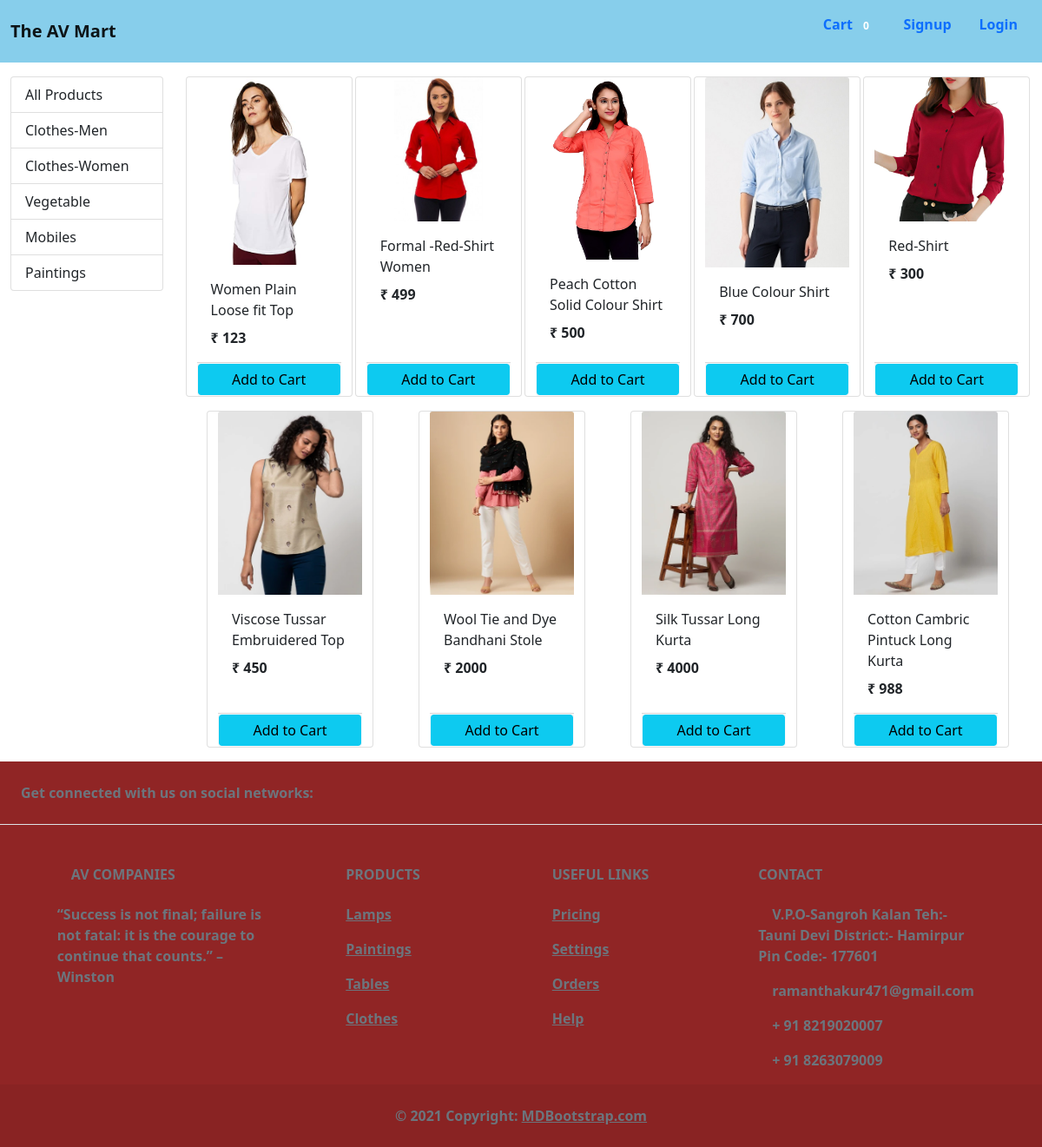
The app's page /?category=2 with its own data.
### store/models/category.py (models this page shows, shortened)
class Category(models.Model):
    name = models.CharField(max_length=20)
    @staticmethod
    def get_all_categories():
        return Category.objects.all()

### store/models/product.py (models this page shows, shortened)
class Product(models.Model):
    name = models.CharField(max_length=50)
    price= models.IntegerField(default=0)
    category = models.ForeignKey(Category , on_delete=models.CASCADE , default=1)
    description = models.CharField(max_length=200 , default='' , null=True ,blank=True)
    image = models.ImageField(upload_to='uploads/products/')
    @staticmethod
    def get_all_products_by_categoryid(category_id):
        if category_id:
            return Product.objects.filter(category = category_id)
        else:
            return_Product.get_all_products();

### store/views/home.py (the view, shortened to what this page needs)
# urls.py: path('', Index.as_view(), name='homepage'),
class Index(View):
    def get(self, request):
        cart = request.session.get('cart')
        if not cart:
            request.session['cart'] = {}
        products = None
        categories = Category.get_all_categories()
        categoriesID = request.GET.get('category')
        if categoriesID:
            products = Product.get_all_products_by_categoryid(categoriesID)
        else:
            products = Product.get_all_products();
        data = {}
        data['products'] = products
        data['categories'] = categories
        print('you are:', request.session.get('email'))
        return render(request, 'index.html', data)

### store/templatetags/cart.py (called while the page is built)
@register.filter(name='is_in_cart')
def is_in_cart(product, cart):
    keys = cart.keys()
    for id in keys:
        if int_or_0(id) == product.id:
            return True
    return False;

### store/templatetags/custom_filter.py (called while the page is built)
@register.filter(name='currency')
def currency(number):
    return "₹ "+ str(number)

### store/templates/index.html (shortened to what this page needs)
{% extends 'base.html' %}
{% block content %}
{% load cart %}
{% load custom_filter %}
<div class="container-fluid mt-3">
    <div class="row">
        <div class="col-lg-2 mx-auto">
            <div class="list-group">
                <a href="/" class="list-group-item list-group-item-action">All Products</a>
                {% for category in categories %}
                <a href="/?category={{category.id}}"
                   class="list-group-item list-group-item-action">{{category.name}}</a>
                {% endfor %}
            </div>
        </div>
        <div id="products" class="col-lg-10 mx-auto">
            <div class="row mx-auto">
                {% for product in products %}
                <div class="card mx-auto mb-3" id={{product.id}} style="width: 12rem;">
                    <img src="{{product.image.url}}"
                         class="card-img-top" alt="...">
                    <div class="card-body">
                        <p class="card-title">{{product.name}}</p>
                        <p class="card-text"><b>{{product.price|currency}}</b></p>
                    </div>
                    <div class="card-footer p-0  no-gutters">
                        {% if product|is_in_cart:request.session.cart %}
                        <div class="row no-gutters">
                            <form action="/#{{product.id}}" class="col-2" method="post">
                                {% csrf_token %}
                                <input hidden type="text" name='product' value='{{product.id}}'>
                                <input hidden type="text" name='remove' value='True'>
                                <input type="submit" value="-" class="btn btn-block btn-secondary border-right">
                            </form>
                            <div class="text-center col">{{product|cart_quantity:request.session.cart}} in Cart</div>
                            <form action="/#{{product.id}}" class="col-2" method="post">
                                {% csrf_token %}
                                <input hidden type="text" name='product' value='{{product.id}}'>
                                <input type="submit" value="+" class="btn btn-block btn-secondary">
                            </form>
                        </div>
                        {% else %}
                        <form action="/#{{product.id}}" method="POST" class="btn-block">
                            <input type="submit" class="float-right btn btn-light bg-info form-control"
                                   value="Add to Cart">
                        </form>
                        {% endif %}
                    </div>
                </div>
                {% endfor %}
            </div>
        </div>
    </div>
</div>
{% endblock %}

### records on screen
Category: name "Clothes-Men"
Category: name "Clothes-Women"
Category: name "Vegetable"
Category: name "Mobiles"
Category: name "Paintings"
Product: image (picture), name "Women Plain Loose fit Top", price "₹ 123"
Product: image (picture), name "Formal -Red-Shirt Women", price "₹ 499"
Product: image (picture), name "Peach Cotton Solid Colour Shirt", price "₹ 500"
Product: image (picture), name "Blue Colour Shirt", price "₹ 700"
Product: image (picture), name "Red-Shirt", price "₹ 300"
Product: image (picture), name "Viscose Tussar Embruidered Top", price "₹ 450"
Product: image (picture), name "Wool Tie and Dye Bandhani Stole", price "₹ 2000"
Product: image (picture), name "Silk Tussar Long Kurta", price "₹ 4000"
Product: image (picture), name "Cotton Cambric Pintuck Long Kurta", price "₹ 988"

### other values on screen
{{ request.session.cart.keys|length }} "0"
